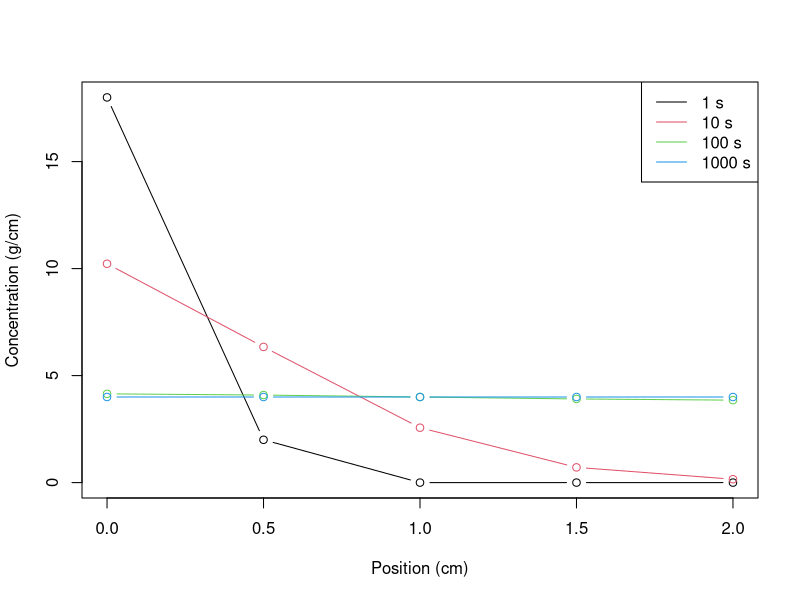
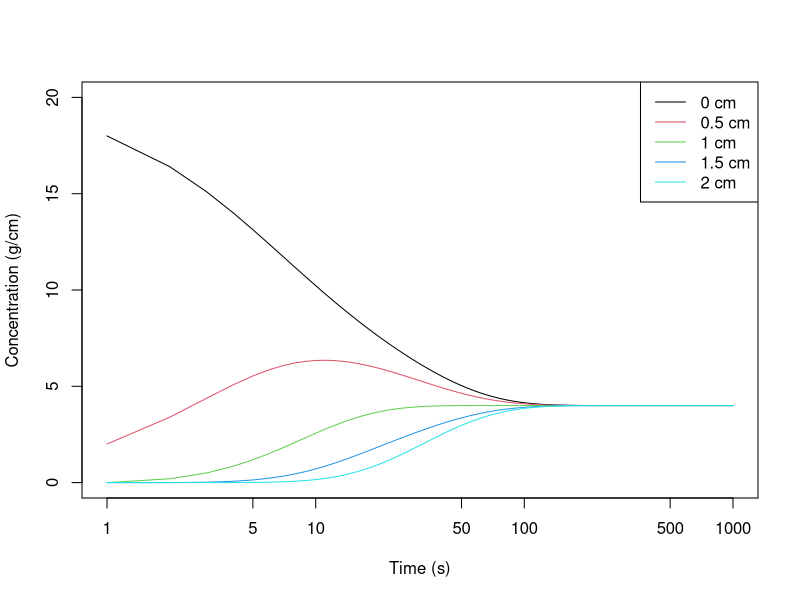

Write the R code that produced these figures, in order. (Note: this script raises an error after producing the figures.)
## ---- chunk 1
M= 10 
D= 0.05 
## ---- chunk 2
x=seq(0,2,.5)
Time=c(1,10,100,1000) 
C=matrix(NA,5,4) 
## ---- chunk 3

## ---- chunk 4

## ---- chunk 5

## ---- chunk 6
#step 1
dt=1 #1 sec grid size
nt=1000 #1000 time steps
time=seq(0,nt,dt)

#x still as before
dx=.5 #.5 cm grid size
nx=5
x=seq(0,2,dx)

Conc=matrix(0,length(x),length(time))

#step 2
#initialize
#grid cell is 1 sec by .5 cm
Conc[1,1]=M/.5

#step 3-4
#looping over time and space
for(t in 1:nt){
  for(i in 1:nx){
    
    if(i==1){
      Flux.to.left = 0
      Flux.to.right   = D*Conc[i,t] 
      Flux.from.left  = 0
      Flux.from.right = D*Conc[i+1,t]
    }else{
      if(i==nx){
        Flux.to.left = D*Conc[i,t]
        Flux.to.right   = 0 
        Flux.from.left  = D*Conc[i-1,t]
        Flux.from.right = 0
      }else{
        Flux.to.left    = D*Conc[i,t] # half flux out
        Flux.to.right   = D*Conc[i,t] # half flux out
        Flux.from.left  = D*Conc[i-1,t]
        Flux.from.right = D*Conc[i+1,t]
      }
    }
    
    Conc[i,t+1] = Conc[i,t] + 
      (Flux.from.left + Flux.from.right)*dt/dx -
      (Flux.to.left + Flux.to.right)*dt/dx
  }
}
## ---- chunk 7
plot(x,Conc[,2],type="b",ylab="Concentration (g/cm)",xlab="Position (cm)")
for(i in 2:4){
  lines(x,Conc[,Time[i]+1],col=i,type="b")
}
legend("topright",paste(Time,"s"),col=1:4,lty=1)
## ---- chunk 8
plot(time,Conc[1,],type="l",ylab="Concentration (g/cm)",xlab="Time (s)",ylim=c(0,20),log="x")
for(i in 2:5){
  lines(time,Conc[i,],col=i)
}
legend("topright",paste(x,"cm"),col=1:5,lty=1)
## ---- chunk 9
plot(x,C[,1],type="l",ylab="Concentration (g/cm)",xlab="Position (cm)")
lines(x,C[,4],col=4)
lines(x,Conc[,2],lty=2)
lines(x,Conc[,1001],lty=2,col=4)
legend("topright",lty=c(1:2,NA,NA),col=c(1,1,1,4),pch=c(NA,NA,19,19),c("Infinite","Finite","10 s","1000 s"))

plot(Time,C[1,],type="l",ylab="Concentration (g/cm)",xlab="Time (s)",log="x")
lines(Time,C[5,],col=5)
lines(time,Conc[1,],lty=2)
lines(time,Conc[5,],lty=2,col=5)
legend("topright",lty=c(1:2,NA,NA),col=c(1,1,1,5),pch=c(NA,NA,19,19),c("Infinite","Finite","0 cm","2 cm"))

